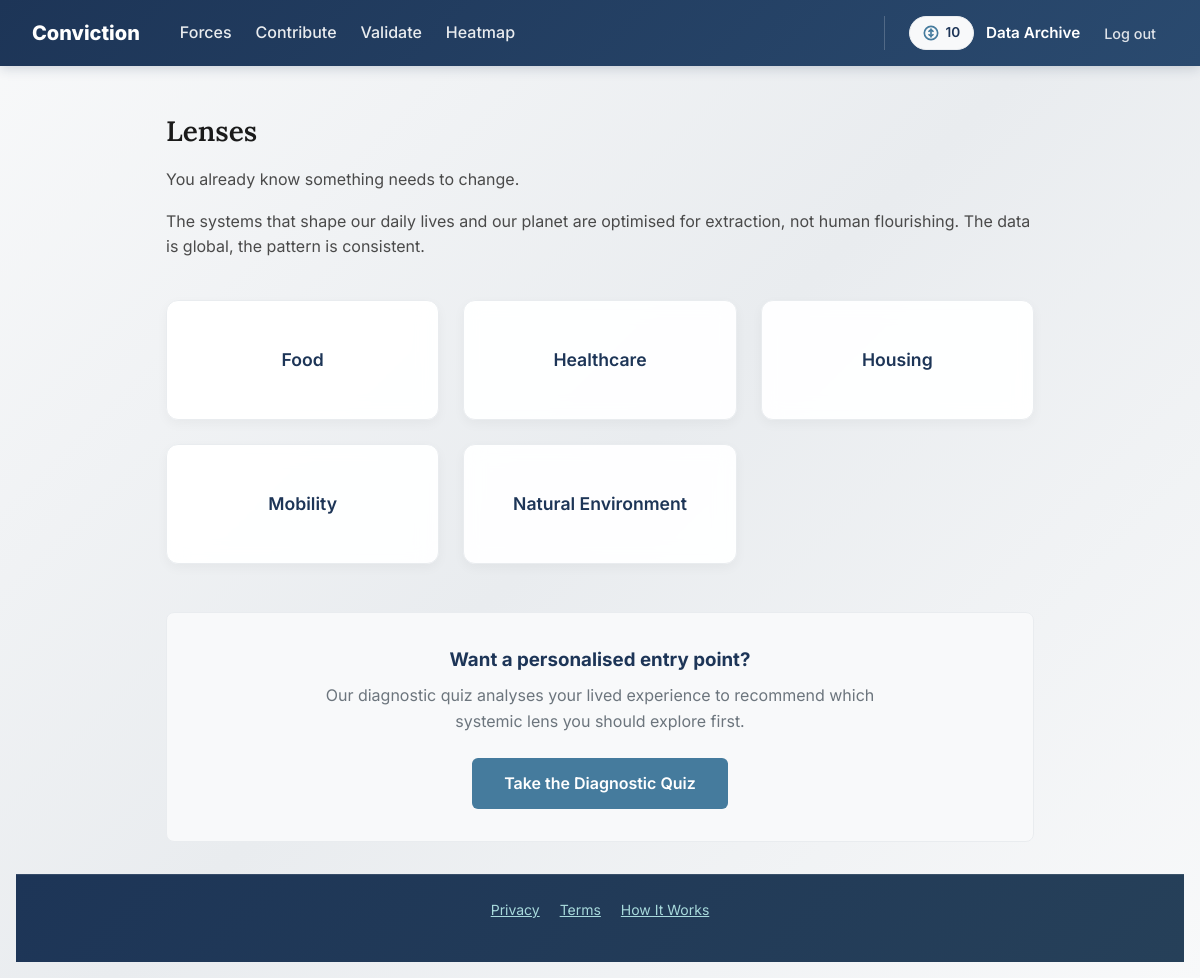
The app's page / (signed in) with its own data.
### tables this page shows
CREATE TABLE lenses (
    id INTEGER PRIMARY KEY AUTOINCREMENT,
    slug TEXT UNIQUE NOT NULL,
    title TEXT NOT NULL,
    description TEXT,
    created_at TIMESTAMP DEFAULT CURRENT_TIMESTAMP
);

### app.py (the view, shortened to what this page needs)
@app.route('/')
def index():
    db = get_db()
    lenses = models.get_all_lenses(db)
    show_quiz_prompt = False
    quiz_button_text = "Take the Diagnostic Quiz"
    if 'user_id' in session:
        user_id = session['user_id']
        last_quiz = models.get_last_quiz_response(db, user_id)
        if last_quiz is None:
            show_quiz_prompt = True
            quiz_button_text = "Take the Diagnostic Quiz"
        else:
            if models.can_retake_quiz(db, user_id):
                show_quiz_prompt = True
                quiz_button_text = "Retake the Diagnostic Quiz"
    return render_template('index.html',
                           lenses=lenses,  # Pass lenses to template
                           show_quiz_prompt=show_quiz_prompt,
                           quiz_button_text=quiz_button_text)

### app.py (called while the page is built)
@app.before_request
def csrf_protect():
    if request.method == 'POST':
        token = session.get('_csrf_token', None)
        if not token or token != request.form.get('_csrf_token'):
            abort(403)

def get_db():
    if 'db' not in g:
        g.db = sqlite3.connect(
            DATABASE,
            detect_types=sqlite3.PARSE_DECLTYPES
        )
        g.db.row_factory = sqlite3.Row
    return g.db

@app.after_request
def add_security_headers(response):
    response.headers['Cache-Control'] = 'no-store, no-cache, must-revalidate, max-age=0'
    response.headers['Pragma'] = 'no-cache'
    response.headers['Expires'] = '0'
    response.headers['Surrogate-Control'] = 'no-store'
    return response

### models.py (called while the page is built)
def get_all_lenses(db):
    return db.execute('SELECT * FROM lenses ORDER BY title').fetchall()

def get_last_quiz_response(db, user_id):
    return db.execute(
        '''
        SELECT * FROM quiz_responses
        WHERE user_id = ?
        ORDER BY created_at DESC
        LIMIT 1
        ''',
        (user_id,)
    ).fetchone()

### templates/index.html (shortened to what this page needs)
{% extends 'layout.html' %}
{% block content %}
<div class="landing">
    <h1>Lenses</h1>
    <p>You already know something needs to change.</p>
    <p>The systems that shape our daily lives and our planet are optimised for extraction, not human flourishing. The data is global, the pattern is consistent.</p>
    <div class="lens-links">
        {% for lens in lenses %}
            <a href="{{ url_for('lens', slug=lens.slug) }}">{{ lens.title }}</a>
        {% endfor %}
    </div>
    {% if show_quiz_prompt %}
    <div style="margin-top: 3rem; padding: 2rem; background-color: #f8f9fa; border-radius: 8px; border: 1px solid #e9ecef; text-align: center;">
        <h3 style="color: #1d3557; margin-bottom: 0.5rem;">Want a personalised entry point?</h3>
        <p style="color: #6c757d; margin-bottom: 1.5rem; max-width: 600px; margin-left: auto; margin-right: auto;">
            Our diagnostic quiz analyses your lived experience to recommend which systemic lens you should explore first.
        </p>
        <a href="{{ url_for('quiz_route') }}"
           style="display: inline-block; background-color: #457b9d; color: white; padding: 0.8rem 2rem; border-radius: 6px; text-decoration: none; font-weight: 600; transition: background-color 0.2s;">
            {{ quiz_button_text }}
        </a>
    </div>
    {% endif %}
</div>
{% endblock %}

### static/css/styles.css (style rules this page uses)
*, *::before, *::after { box-sizing: border-box; margin: 0; padding: 0; }
body { font-family: 'Inter', system-ui, sans-serif; line-height: 1.6; padding: 1rem; padding-top: 5rem; min-height: 100vh; display: flex; flex-direction: column; color: #4a4a4a; background: linear-gradient(135deg, #f8f9fa 0%, #e9ecef 50%, #f8f9fa 100%); background-attachment: fixed; }
h1 { font-family: 'Lora', serif; font-size: 1.75rem; font-weight: 600; line-height: 1.4; margin-bottom: 1rem; color: #1a1a1a; }
p { margin-bottom: 1rem; }
.lens-links { display: grid; grid-template-columns: repeat(auto-fit, minmax(220px, 1fr)); gap: 1.5rem; margin: 2.5rem 0; }
.lens-links a { background: rgba(255, 255, 255, 0.95); backdrop-filter: blur(10px); border: 1px solid #e9ecef; border-radius: 12px; padding: 2rem 1.5rem; text-align: center; text-decoration: none; color: #1d3557; font-weight: 600; font-size: 1.1rem; transition: all 0.3s ease; box-shadow: 0 4px 12px rgba(0, 0, 0, 0.04); display: flex; align-items: center; justify-content: center; min-height: 120px; }

### records on screen
lenses: title "Food"
lenses: title "Healthcare"
lenses: title "Housing"
lenses: title "Mobility"
lenses: title "Natural Environment"

### other values on screen
{{ session.get('token_balance', 0) }} "10"
{{ session.username }} "Data Archive"
{{ quiz_button_text }} "Take the Diagnostic Quiz"
